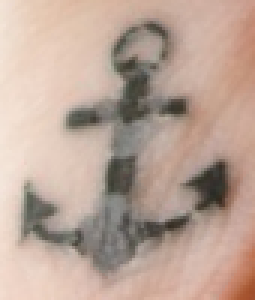
#> input picture 3-feature-matching/tattoos/query.png, 85 x 100 px, found by its file name (shown 3 times larger)
$ python run.py
#> lines starting #> are read from the running program, lines starting #| are printed output that depends on the picture; after the words box and inside, x2 and y2 are one past the last pixel; in counts of white or black regions, pixels touching at a corner belong together
### 4-usecases/2-text-orientation-deskew/text/orientation.py
import os

import cv2
import numpy as np
import time


def find_orientation(image, template):
    img_rgb = image

    if len(img_rgb.shape) == 3:
        img_gray = cv2.cvtColor(img_rgb, cv2.COLOR_BGR2GRAY)
    else:
        img_gray = image
    #w, h = template.shape[::-1]
    res = cv2.matchTemplate(img_gray,template,cv2.TM_CCOEFF_NORMED)
    threshold = 0.6
    loc = np.where(res >= threshold)
    count = 0
    for pt in zip(*loc[::-1]):
        count=count+1
       # [4 lines of commented-out code are left out]


    return count


BASE_PATH = os.path.dirname(os.path.abspath(__file__))
template = cv2.imread(os.path.join(BASE_PATH, "query.png"), 0)
#> template: shape (100, 85); min 41, max 232, mean 169
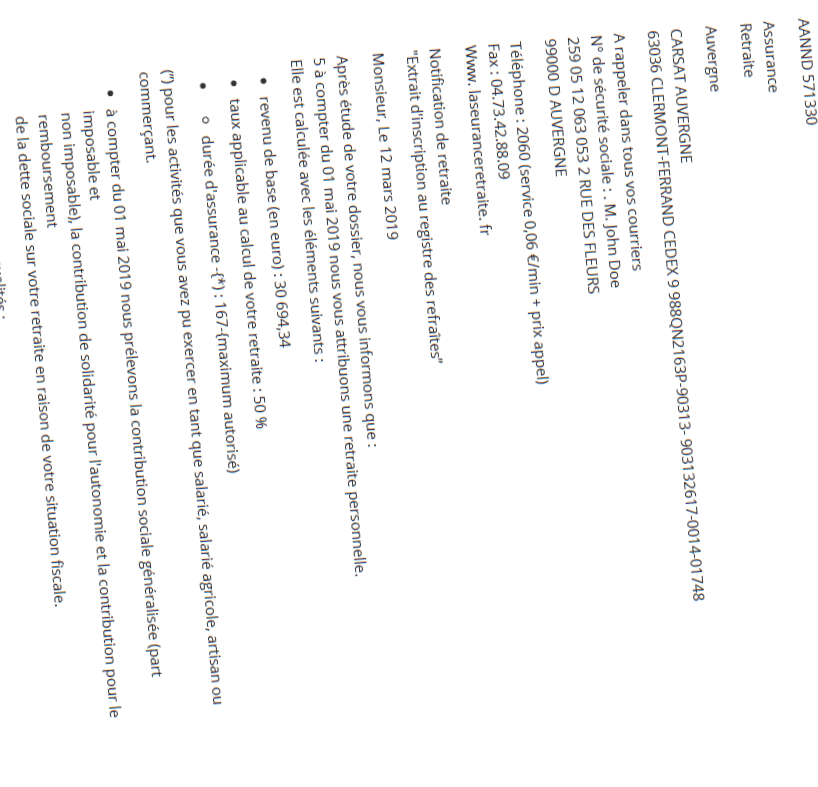
#> input picture 4-usecases/2-text-orientation-deskew/specimen.png, 818 x 787 px
#> further down, frame is the input picture: shape (787, 818, 3); mean B, G, R 247.9, 247.7, 247.7
def orientate(image):
    start_time = time.time()
    images = [image]
    counts = []
    counts.append(find_orientation(image, template))
    image = cv2.rotate(image, cv2.ROTATE_180)
    images.append(image)
    counts.append(find_orientation(image, template))

    max_count = 0
    max_index = 0
    for index, count in enumerate(counts):

        if count > max_count:
            max_count = count
            max_index = index

    duration = time.time() - start_time

    return images[max_index], (max_index*180), duration

### 4-usecases/2-text-orientation-deskew/text/deskew.py
import cv2
import numpy as np


def deskew(mser_img):
    img = mser_img
    original_copy = mser_img.copy()
    if len(img.shape) == 2:
        img = cv2.cvtColor(img, cv2.COLOR_GRAY2BGR)
    ret, thresh = cv2.threshold(cv2.cvtColor(img, cv2.COLOR_BGR2GRAY), 0, 255, cv2.THRESH_BINARY_INV + cv2.THRESH_OTSU)
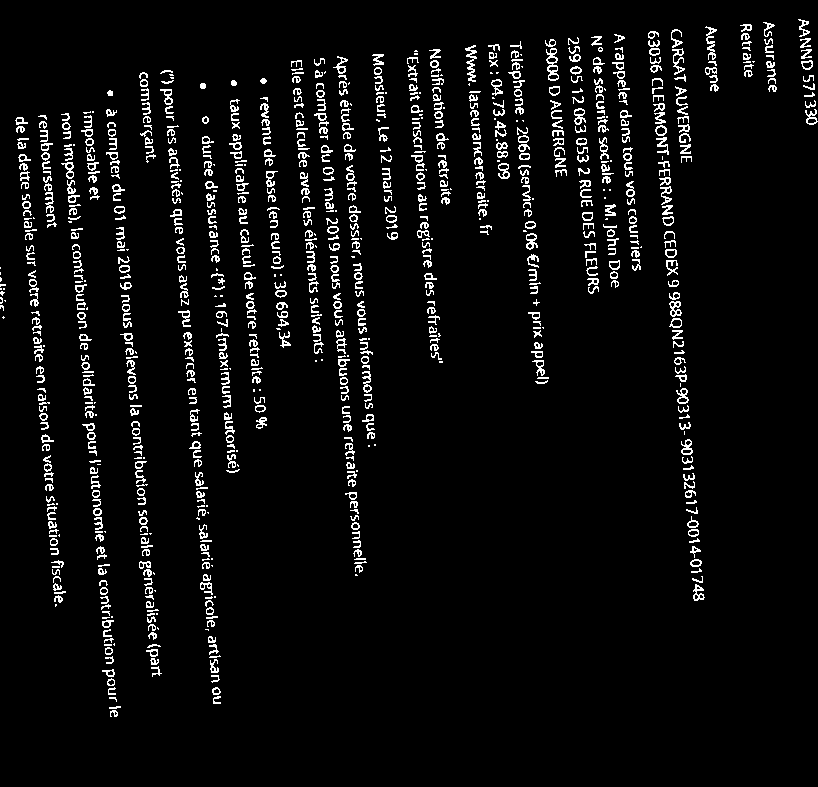
#> thresh: shape (787, 818); 5% white in thin lines or dots, all inside (x1, y1, x2, y2) = (0, 19, 818, 717)
#> ret = 193
    kernel = np.ones((6, 6), np.uint8)
    erosion = cv2.dilate(thresh, kernel, iterations=1)
#> erosion: shape (787, 818); 18.2% white; 44 white regions
    contours, hier = cv2.findContours(erosion, cv2.RETR_EXTERNAL,
                                      cv2.CHAIN_APPROX_SIMPLE)
#> contours = 44 contours; largest, box (x1, y1, x2, y2) and area: (646, 29, 708, 604) 8490, (158, 68, 224, 707) 8205, (69, 226, 124, 720) 6453, (13, 115, 69, 610) 6344, (114, 225, 165, 680) 6104

    number_larger = 0
    number_higher = 0
    for contour in contours:
        x, y, w, h = cv2.boundingRect(contour)
        if w > h:
            number_larger = number_larger + 1
        else:
            number_higher = number_higher + 1
#> this loop made 44 passes
#> (contour, x, y, w, h) on pass 8: ([[602, 195], [602, 201], [608, 201], [608, 195]], 602, 195, 7, 7)
#> (x, y, w, h, number_larger) on pass 23: (258, 76, 12, 11, 1)
#> after the loop, number_higher = 43; number_larger = 1

    is_rotated = False
    if number_higher > number_larger:
        erosion = cv2.rotate(erosion, cv2.ROTATE_90_CLOCKWISE)
#> erosion: shape (818, 787); 18.2% white; 44 white regions
        original_copy = cv2.rotate(original_copy, cv2.ROTATE_90_CLOCKWISE)
        contours, hier = cv2.findContours(erosion, cv2.RETR_EXTERNAL,
                                          cv2.CHAIN_APPROX_SIMPLE)
#> contours = 44 contours; largest, box (x1, y1, x2, y2) and area: (183, 646, 758, 708) 8490, (80, 158, 719, 224) 8205, (67, 69, 561, 124) 6453, (177, 13, 672, 69) 6344, (107, 114, 562, 165) 6104
        is_rotated = True

    filtered_contours = []
    angles = []
    for contour in contours:
        x, y, w, h = cv2.boundingRect(contour)

        if h * 3 < w < h * 16:
            filtered_contours.append(contour)
            min_rectangle = cv2.minAreaRect(contour)
            box = cv2.boxPoints(min_rectangle)
            box = np.int0(box)
            red = (0, 0, 255)
            cv2.drawContours(original_copy, [box], 0, red, 3)
            angle = min_rectangle[2] % 90
            if angle > 45:
                angle = angle - 90
            if angle < -45:
                angle = angle + 90
            angles.append(angle)
#> this loop made 44 passes
#> (x, y, w, h, min_rectangle, box, angle) on passes 1, 2, 4, 5, 7: (659, 796, 111, 22, ((714.1, 807.8), (111.3, 16.64), -4.67), [[659, 820], [658, 804], [768, 795], [770, 811]], -4.67), (692, 761, 75, 19, ((729, 770.1), (74.51, 16.06), -1.85), [[692, 779], [691, 763], [765, 760], [766, 776]], -1.85), (692, 703, 71, 19, ((727, 711.3), (70.44, 17.64), -1.97), [[692, 721], [691, 703], [761, 701], [762, 718]], -1.97), (621, 673, 82, 22, ((661.9, 683.6), (81.63, 16.69), -4.76), [[621, 695], [620, 678], [701, 671], [703, 688]], -4.76), (183, 646, 575, 62, ((470.1, 675.2), (576.3, 18.48), -4.62), [[183, 707], [182, 689], [756, 642], [758, 661]], -4.62)
#> (x, y, w, h) on passes 3, 6, 14, 23, 26, 28: (707, 738, 58, 20), (702, 669, 58, 20), (400, 526, 77, 26), (572, 322, 29, 18), (700, 258, 11, 12), (698, 229, 11, 11)
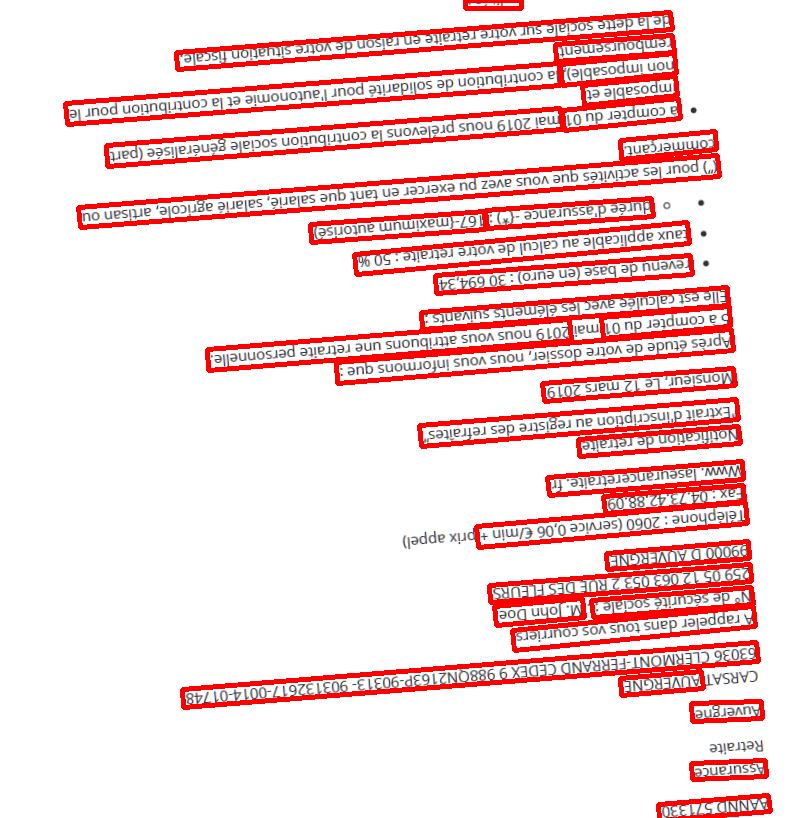
#> original_copy: shape (818, 787, 3); mean B, G, R 216.2, 216, 247.8
#> after the loop, angles = 34 values, max 0 at index 33, min -5.78 at index 27, mean -4.51; filtered_contours = 34 contours; largest, box (x1, y1, x2, y2) and area: (183, 646, 758, 708) 8490, (80, 158, 719, 224) 8205, (67, 69, 561, 124) 6453, (177, 13, 672, 69) 6344, (107, 114, 562, 165) 6104

    if len(angles) == 0:
        return 0, None

    sorted_angles = np.sort(angles)
#> sorted_angles = 34 values from -5.78 to 0
    previous_angle = None
    new_array = []
    for angle in sorted_angles:
        if previous_angle is not None:
            new_array.append(angle - previous_angle)
        previous_angle = angle
#> this loop made 34 passes
#> (angle, previous_angle) on passes 1 to 12: (-5.78, -5.78), (-5.71, -5.71), (-5.64, -5.64), (-5.62, -5.62), (-5.57, -5.57), (-5.45, -5.45), (-5.19, -5.19), (-5.04, -5.04), (-5.02, -5.02), (-4.79, -4.79), (-4.76, -4.76), (-4.76, -4.76)
#> after the loop, new_array = 33 values, max 2.05 at index 30, min 0 at index 23, mean 0.175

    threshod = np.mean(np.array(new_array)) * 2
#> threshod = 0.35

    previous_angle = None
    final_array = [[]]
    index = 0
    for angle in sorted_angles:
        if previous_angle is not None:
            if angle - previous_angle > threshod:
                index = index + 1
                final_array.append([])
        previous_angle = angle
        final_array[index].append(angle)
#> after the loop, final_array = 3 items; index = 2

    max_array_lenght = []
    for array in final_array:
        if len(max_array_lenght) < len(array):
            max_array_lenght = array
#> this loop made 3 passes
#> array on passes 2 to 3: [-1.97, -1.85], [0]
#> after the loop, max_array_lenght = 31 values from -5.78 to -4.02

    angle_mean = np.mean(np.array(max_array_lenght))
#> angle_mean = -4.83

    if is_rotated:
        angle_mean = angle_mean + 90
#> angle_mean = 85.17

    return round(angle_mean, 2), original_copy

### 4-usecases/2-text-orientation-deskew/image.py
import cv2


def rotate(angle, image):

    if angle == 0:
        return image

    if angle >= 180:
        image = cv2.rotate(image, cv2.ROTATE_180)
        angle = angle - 180

    if angle <= -180:
        image = cv2.rotate(image, cv2.ROTATE_180)
        angle = angle + 180

    if 67.5 <= angle:
        image = cv2.rotate(image, cv2.ROTATE_90_COUNTERCLOCKWISE)
        angle = angle - 90

    if angle <= -67.5:
        image = cv2.rotate(image, cv2.ROTATE_90_CLOCKWISE)
        angle = angle + 90

    if angle == 0:
        return image

    (h, w) = image.shape[:2]
    center = (w // 2, h // 2)
    M = cv2.getRotationMatrix2D(center, angle, 1.0)
    rotated_img_cv = cv2.warpAffine(image, M, (w, h),
                                    flags=cv2.INTER_CUBIC, borderMode=cv2.BORDER_REPLICATE)

    return rotated_img_cv

### 4-usecases/2-text-orientation-deskew/run.py
import time

import cv2

from text.deskew import deskew
from text.orientation import orientate
from image import rotate

frame = cv2.imread('specimen.png')

deskew_start = time.time()

angle_deskew, original_copy = deskew(frame)
#> angle_deskew = 85.17
if original_copy is not None:
    cv2.imshow('1-deskew_rectangles', cv2.pyrDown(original_copy))
    cv2.imshow('2-angle_deskew', cv2.pyrDown(rotate(angle_deskew -90,original_copy)))
#> in rotate, `M = cv2.getRotationMatrix2D(center, angle, 1.0)`: M = [[0.996, -0.0842, 35.83], [0.0842, 0.996, -31.64]]
img_deskew_cv = rotate(angle_deskew, frame)
#> call 2 of rotate, with angle = 85.17
#> in rotate (call 2), `image = cv2.rotate(image, cv2.ROTATE_90_COUNTERCLOCKWISE)`:
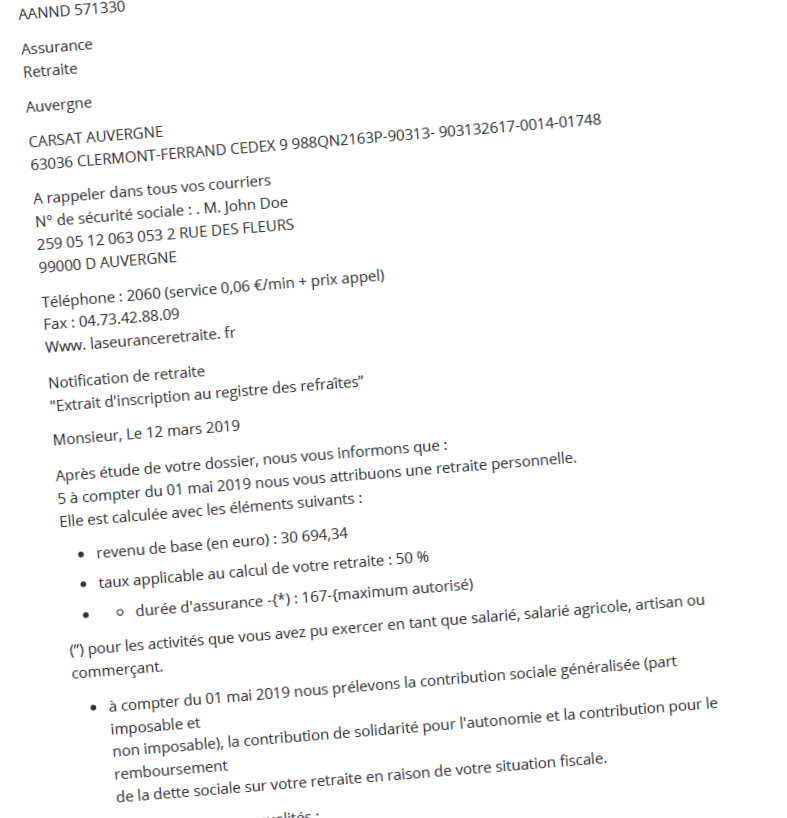
#> image: shape (818, 787, 3); mean B, G, R 247.9, 247.7, 247.7
#> in rotate (call 2), `angle = angle - 90`: angle = -4.83
deskew_duration = time.time() - deskew_start
orientate_start = time.time()
img_straighted_cv, angle_orientation, duration_orientation = orientate(img_deskew_cv)
#> in find_orientation, `res = cv2.matchTemplate(img_gray,template,cv2.TM_CCOEFF_NORMED)`:
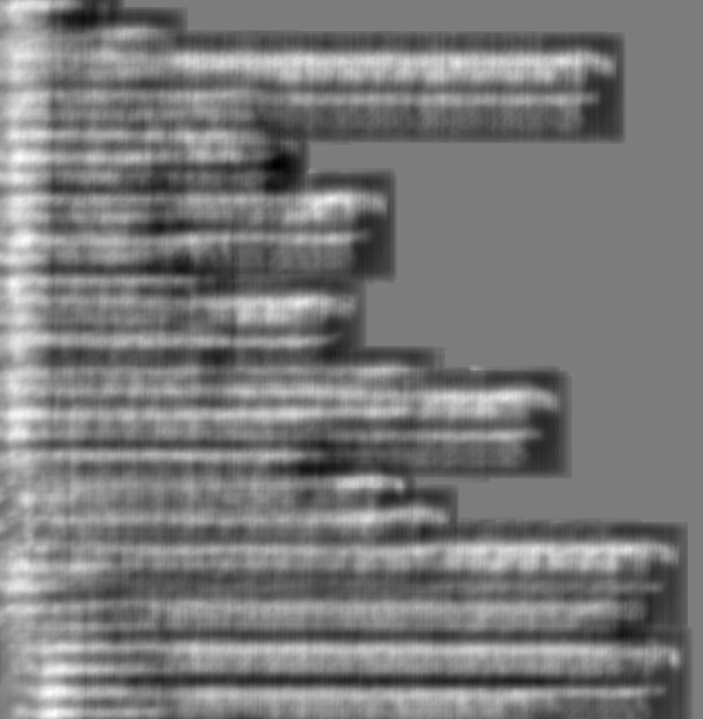
#> res: shape (719, 703) float32; min -0.252, max 0.265, mean -0.00302; drawn with min black and max white
#> in find_orientation, `loc = np.where(res >= threshold)`: loc = (empty array, empty array)
#> after the loop in find_orientation, `for pt in zip(*loc[::-1]):`: count = 0
#> in find_orientation (call 2), `res = cv2.matchTemplate(img_gray,template,cv2.TM_CCOEFF_NORMED)`:
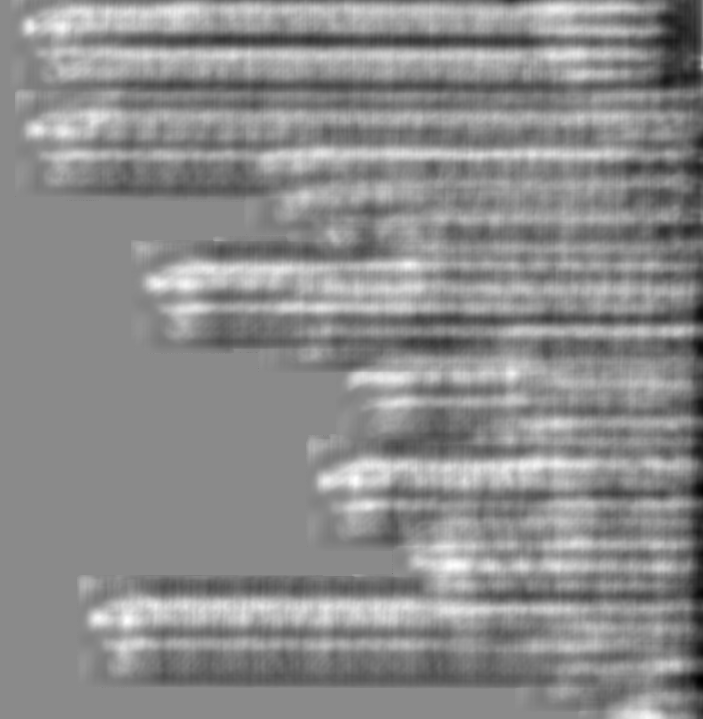
#> res: shape (719, 703) float32; min -0.296, max 0.25, mean 0.00424; drawn with min black and max white
#> the loop in orientate, `for index, count in enumerate(counts): ` made 2 passes
#> angle_orientation = 0; duration_orientation = 0.158
orientate_duration = time.time() - orientate_start

print("angle_deskew: ", angle_deskew)
#| angle_deskew:  85.17

value = [255,255,255]
border = int(1280-720/2)
img_straighted_cv = cv2.pyrDown(img_straighted_cv)
row, col = img_straighted_cv.shape[:2]
#> row = 409; col = 394

border_top = 0
border_left=0
if row > col:
    border_left = int(row-col)
#> border_left = 15
else:
    border_top = int(col-row)
img_straighted_cv = cv2.copyMakeBorder(img_straighted_cv, 0, border_top, 0, border_left, cv2.BORDER_CONSTANT, None, value)
#> img_straighted_cv: shape (409, 409, 3)
cv2.imshow('3-final', img_straighted_cv)
cv2.imshow('0-orginal', cv2.pyrDown(frame))
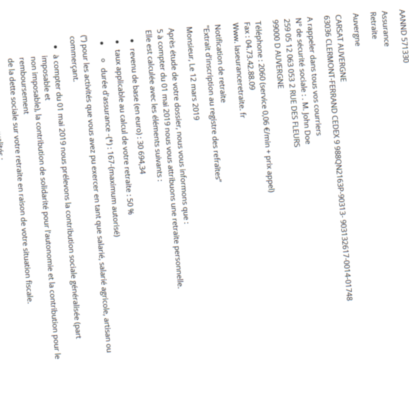
#> window '0-orginal': shape (394, 409, 3); mean B, G, R 247.9, 247.7, 247.7

cv2.waitKey()
cv2.destroyAllWindows()
